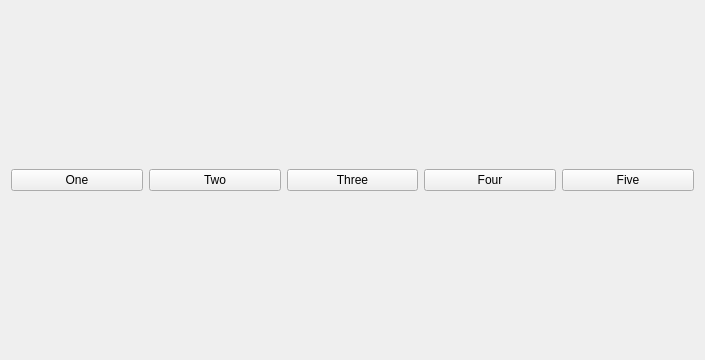
<?xml version="1.0" encoding="UTF-8"?>
<ui version="4.0">
 <class>Widget</class>
 <widget class="QWidget" name="Widget">
  <property name="geometry">
   <rect>
    <x>0</x>
    <y>0</y>
    <width>705</width>
    <height>360</height>
   </rect>
  </property>
  <property name="windowTitle">
   <string>Widget</string>
  </property>
  <layout class="QHBoxLayout" name="horizontalLayout_2">
   <item>
    <layout class="QHBoxLayout" name="horizontalLayout">
     <item>
      <widget class="QPushButton" name="oneButton">
       <property name="text">
        <string>One</string>
       </property>
      </widget>
     </item>
     <item>
      <widget class="QPushButton" name="twoButton">
       <property name="text">
        <string>Two</string>
       </property>
      </widget>
     </item>
     <item>
      <widget class="QPushButton" name="threeButton">
       <property name="text">
        <string>Three</string>
       </property>
      </widget>
     </item>
     <item>
      <widget class="QPushButton" name="fourButton">
       <property name="text">
        <string>Four</string>
       </property>
      </widget>
     </item>
     <item>
      <widget class="QPushButton" name="fiveButton">
       <property name="text">
        <string>Five</string>
       </property>
      </widget>
     </item>
    </layout>
   </item>
  </layout>
 </widget>
 <layoutdefault spacing="6" margin="11"/>
 <resources/>
 <connections/>
</ui>
